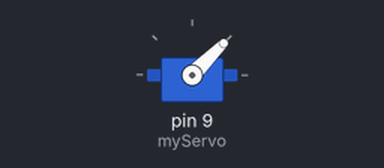
The sketch below on a simulated Arduino Uno, built with avr-gcc and run on an emulated ATmega328P. Parts: servo.

Above: at 0.05 s.
At 3.0 s:
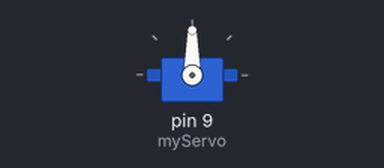
At 6.0 s:
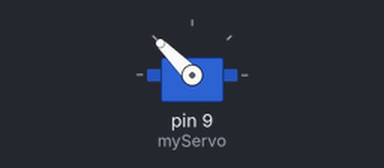
Timing chart, 0 to 7.8 s (numbered marks = the images above):
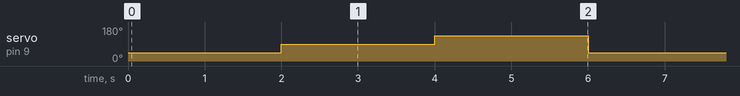

The sketch:

servo.ino
```cpp
#include <Servo.h>
Servo myServo;
void setup() {
  // put your setup code here, to run once:
 myServo.attach(9);
}

void loop() {
  // put your main code here, to run repeatedly:
  //notes taken with wires facing away number corrosponds to blade pointing towards wire
digitalWrite(12,LOW);
digitalWrite(13,LOW);
myServo.write(45);//4 left& default state
delay(2000);
digitalWrite(12,HIGH);
myServo.write(90);//1 stright
delay(2000);
digitalWrite(13,HIGH);
myServo.write(135);//2 right
delay(2000);
}
```

Measured:
- by itself, servo on pin 9 (myServo): repeats every 6.0 s: 135° 2.0 s, 45° 2.0 s, 90° 2.0 s
